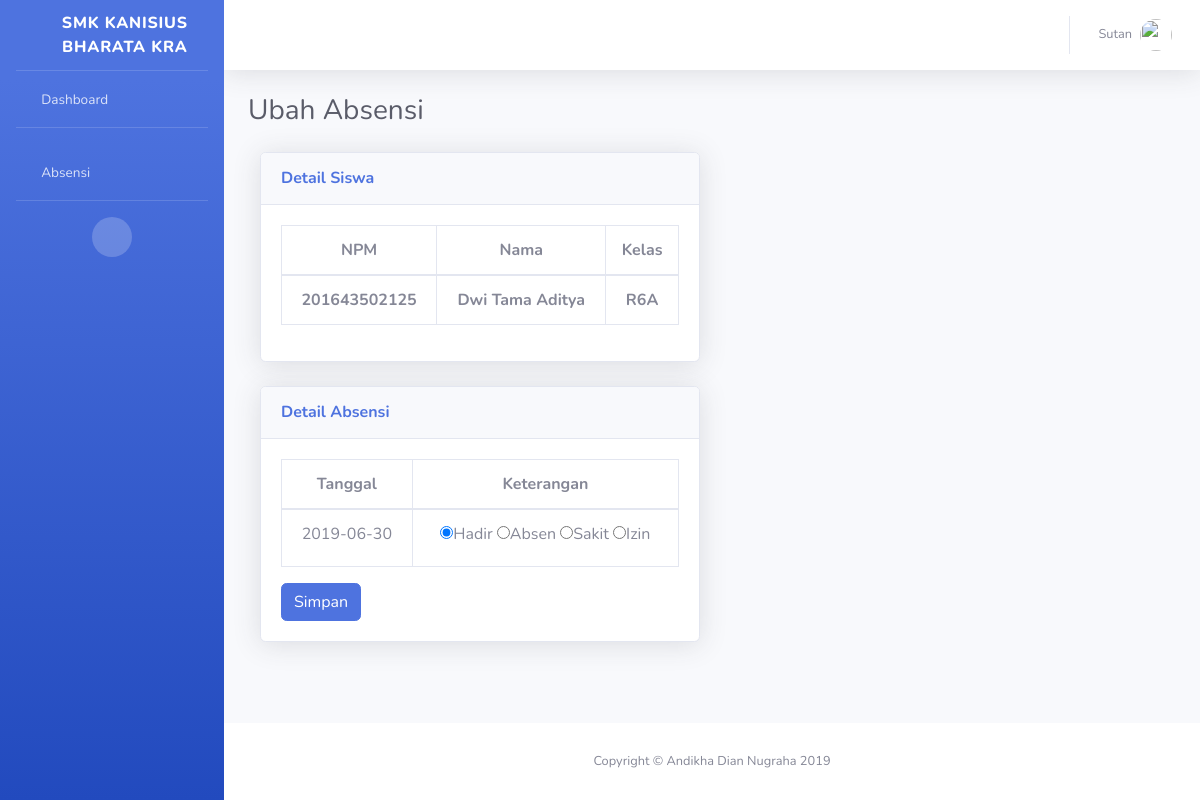
The page /detaileditabsensi.php?kelas=001&npm=201643502125 (signed in) on the database its author committed.
### tables this page shows
CREATE TABLE `mahasiswa` (
  `npm` varchar(15) NOT NULL,
  `nama` varchar(30) NOT NULL,
  `jk` enum('Pria','Wanita') NOT NULL,
  `tgl_lahir` date NOT NULL,
  `alamat` varchar(255) NOT NULL,
  `id_kelas` varchar(11) NOT NULL,
  `foto` varchar(255) NOT NULL
);

CREATE TABLE `kelas` (
  `id_kelas` varchar(11) NOT NULL,
  `nama_kelas` varchar(30) NOT NULL,
  `id_dosen` varchar(11) NOT NULL
);

CREATE TABLE `absensi` (
  `id_absen` int(11) NOT NULL,
  `jadwal` date NOT NULL,
  `keterangan` enum('Hadir','Sakit','Izin','Absen') NOT NULL,
  `id_kelas` varchar(11) NOT NULL,
  `npm` varchar(15) NOT NULL
);

### detaileditabsensi.php (the view, shortened to what this page needs)
<?php
	include "koneksi.php";
	$dosen_name = $_SESSION["dosen_user_name"];
    $dosen_foto = $_SESSION["dosen_user_foto"];
    $id_kelas=$_GET['kelas'];
	$npm=$_GET['npm'];
?>
<!DOCTYPE html>
<html lang="en">
<head>
  <link href="vendor/fontawesome-free/css/all.min.css" rel="stylesheet" type="text/css">
  <link href="css/sb-admin-2.min.css" rel="stylesheet">
  <link href="vendor/datatables/dataTables.bootstrap4.min.css" rel="stylesheet">
</head>
<body id="page-top">
  <div id="wrapper">
    <ul class="navbar-nav bg-gradient-primary sidebar sidebar-dark accordion" id="accordionSidebar">
      <a class="sidebar-brand d-flex align-items-center justify-content-center" href="index.php">
        <div class="sidebar-brand-icon">
          <i class="fas fa-university"></i>
        </div>
        <div class="sidebar-brand-text mx-3">SMK Kanisius Bharata Kra</div>
      </a>
      <hr class="sidebar-divider my-0">
      <li class="nav-item">
        <a class="nav-link" href="index.php">
          <i class="fas fa-fw fa-tachometer-alt"></i>
          <span>Dashboard</span></a>
      </li>
      <hr class="sidebar-divider">
      <li class="nav-item">
        <a class="nav-link" href="absensi.php">
          <i class="fas fa-fw fa-user-check"></i>
          <span>Absensi</span></a>
      </li>
      <hr class="sidebar-divider d-none d-md-block">
      <div class="text-center d-none d-md-inline">
        <button class="rounded-circle border-0" id="sidebarToggle"></button>
      </div>
    </ul>
    <div id="content-wrapper" class="d-flex flex-column">
      <div id="content">
        <nav class="navbar navbar-expand navbar-light bg-white topbar mb-4 static-top shadow">
          <ul class="navbar-nav ml-auto">
            <li class="nav-item dropdown no-arrow">
              <a class="nav-link dropdown-toggle" href="#" id="userDropdown" role="button" data-toggle="dropdown" aria-haspopup="true" aria-expanded="false">
                <span class="mr-2 d-none d-lg-inline text-gray-600 small"><?= $dosen_name ;?></span>
                <img class="img-profile rounded-circle" src="img/<?= $dosen_foto; ?>">
              </a>
            </li>
          </ul>
        </nav>
        <div class="container-fluid">
          <h1 class="h3 mb-4 text-gray-800">Ubah Absensi </h1>
            <form role="form" action="editabsensi.php?kelas=<?php echo $id_kelas;?>&npm=<?php echo $npm;?>" method="post" name="postform" enctype="multipart/form-data">
			<?php
            $sql="SELECT *,k.nama_kelas FROM mahasiswa s join kelas k on s.id_kelas=k.id_kelas WHERE npm='$npm'";
            $query=mysqli_query($koneksi,$sql);
                        while ($data=mysqli_fetch_array($query)){
                            $nama=$data["nama"];
                            $nama_kelas=$data["nama_kelas"];
                        }
            ?>
        <div class="col-md-6">
          <div class="card shadow mb-4">
            <div class="card-header py-3">
              <h6 class="m-0 font-weight-bold text-primary">Detail Siswa</h6>
            </div>
            <div class="card-body">
                <form role="form" action=".php?id=<?php echo $_GET['kelas'];?>" method="post" name="postform" enctype="multipart/form-data">
              <div class="table-responsive">
                  <table class="table table-bordered" id="" width="100%" cellspacing="0">
                    <thead>
                        <tr align="center">
                        <th>NPM</th>
                        <th>Nama</th>
                        <th>Kelas</th>
                        </tr>
                    </thead>
                    <tbody align="center">
                        <th><?=$npm;?></th>
                        <th><?=$nama;?></th>
                        <th><?=$nama_kelas;?></th>
                    </tbody>
                </table>
            </div>
            </div>
          </div>
        </div>
        <div class="col-md-6">
          <div class="card shadow mb-4">
            <div class="card-header py-3">
              <h6 class="m-0 font-weight-bold text-primary">Detail Absensi</h6>
            </div>
            <div class="card-body">
              <div class="table-responsive">
                  <table class="table table-bordered" id="" width="100%" cellspacing="0">
                    <thead>
                        <tr align="center">
                        <th>Tanggal</th>
                        <th>Keterangan</th>
                        </tr>
                    </thead>
                    <tbody align="center">
                        <?php
                        $sql="SELECT * FROM `absensi` WHERE id_kelas='$id_kelas' AND npm='$npm'";
                        $query=mysqli_query($koneksi,$sql);
                        while ($data=mysqli_fetch_array($query)){
                            $id_absen=$data[0];
                            $tanggal=$data["jadwal"];
                            $keterangan=$data["keterangan"];
                        ?>
                        <tr>
                            <td><?=$tanggal;?></td>
                            <td>
                            <label class="radio-inline"><input type="radio" name="<?= 'ket'.$id_absen;?>" id="<?= 'opsi1'.$id_absen;?>" <?php if ($keterangan=="Hadir"){echo "checked";} ?> value="Hadir">Hadir</label>
                      <label class="radio-inline"><input type="radio" name="<?= 'ket'.$id_absen;?>" id="<?= 'opsi1'.$id_absen;?>" <?php if ($keterangan=="Absen"){echo "checked";} ?> value="Absen">Absen</label>
                      <label class="radio-inline"><input type="radio" name="<?= 'ket'.$id_absen;?>" id="<?= 'opsi1'.$id_absen;?>" <?php if ($keterangan=="Sakit"){echo "checked";} ?> value="Sakit">Sakit</label>
                      <label class="radio-inline"><input type="radio" name="<?= 'ket'.$id_absen;?>" id="<?= 'opsi1'.$id_absen;?>" <?php if ($keterangan=="Izin"){echo "checked";} ?> value="Izin">Izin</label>
                            </td>
                        </tr>
                        <?php } ?>
                    </tbody>
                </table>
                <button type="submit" class="btn btn-primary">Simpan</button>
                </form>
            </div>
            </div>
          </div>
        </div>
      <footer class="sticky-footer bg-white">
        <div class="container my-auto">
          <div class="copyright text-center my-auto">
            <span>Copyright &copy; Andikha Dian Nugraha 2019</span>
          </div>
        </div>
      </footer>
</body>
</html>

### rows shown on the page
mahasiswa: nama "Dwi Tama Aditya", id_kelas.nama_kelas "R6A"
absensi: jadwal "2019-06-30", keterangan "☑ Hadir", keterangan "☐ Absen", keterangan "☐ Sakit", keterangan "☐ Izin"

### other values the page prints
$dosen_name "Sutan"
$npm "201643502125"
